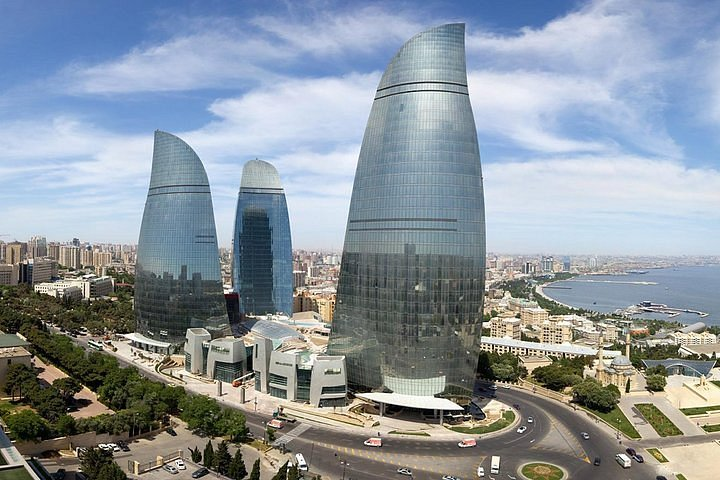
#> input picture 3. Image Enhancement/original_images/flame_towers.png, 720 x 480 px, found by its file name
$ python image_processing_lab31.py
#> lines starting #> are read from the running program, lines starting #| are printed output that depends on the picture
from PIL import Image, ImageEnhance

# Task 1: Read and Display the Original Image
original_image = Image.open("flame_towers.png")
#> original_image is the input picture: PIL image 720x480 RGB; mean R, G, B 140.2, 150, 158.4
original_image.show(title="Original Image")
original_image.save("flame_towers_original.png")

# Task 2: Increase Brightness
bright_image = ImageEnhance.Brightness(original_image).enhance(1.5)
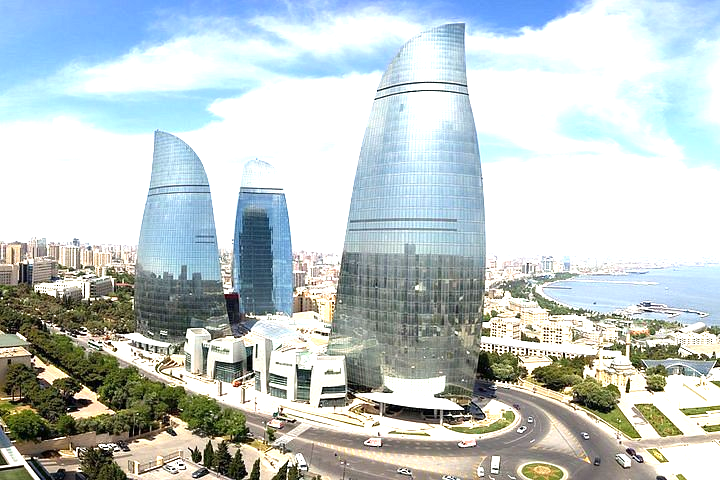
#> bright_image: PIL image 720x480 RGB; mean R, G, B 191.4, 201.4, 201.1
bright_image.show(title="Brightness Increased")
bright_image.save("flame_towers_brightness.png")

# Task 3: Increase Contrast
contrast_image = ImageEnhance.Contrast(original_image).enhance(2.0)
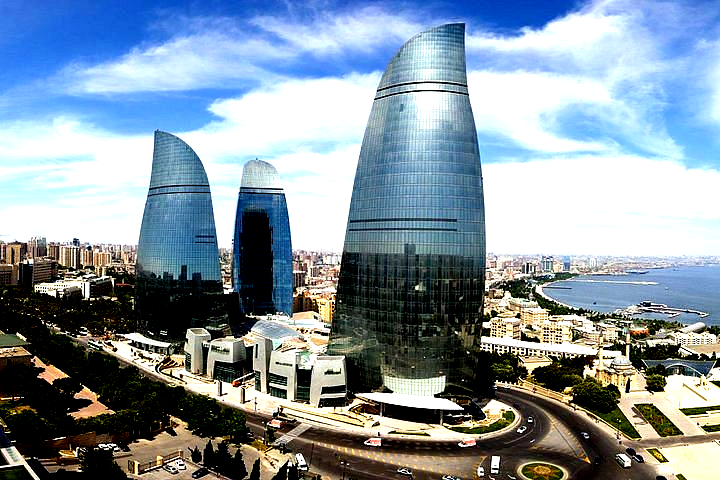
#> contrast_image: PIL image 720x480 RGB; mean R, G, B 133.4, 149.3, 160.9
contrast_image.show(title="Contrast Increased")
contrast_image.save("flame_towers_contrast.png")

# Task 4: Increase Sharpness
sharp_image = ImageEnhance.Sharpness(original_image).enhance(4.0)
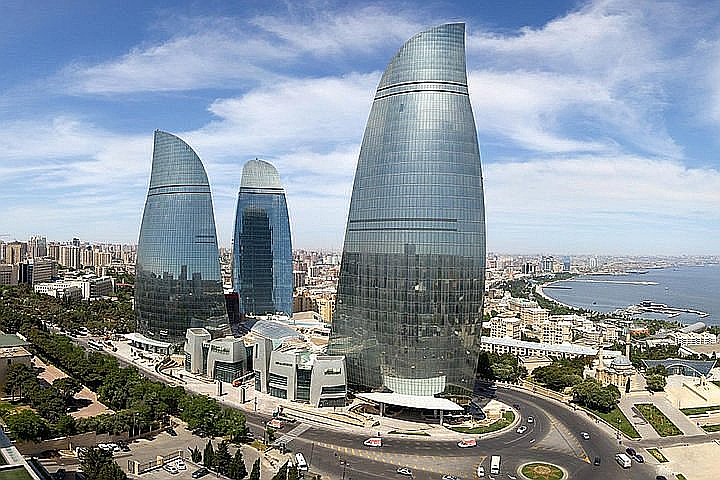
#> sharp_image: PIL image 720x480 RGB; mean R, G, B 139.7, 149.8, 159.4
sharp_image.show(title="Sharpness Increased")
sharp_image.save("flame_towers_sharpness.png")

$ run again, with 3. Image Enhancement/original_images/messi.png copied over 3. Image Enhancement/original_images/flame_towers.png
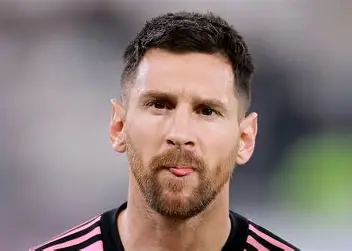
#> input picture 3. Image Enhancement/original_images/messi.png, 352 x 251 px, found by its file name
#> original_image is the input picture: PIL image 352x251 RGB; mean R, G, B 139, 124.3, 121.6
#> `contrast_image = ImageEnhance.Contrast(original_image).enhance(2.0)`:
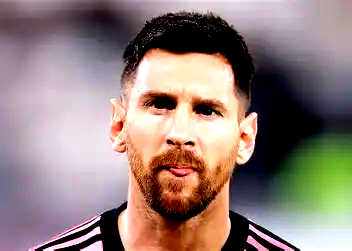
#> contrast_image: PIL image 352x251 RGB; mean R, G, B 147.4, 127.8, 122.7
#> `sharp_image = ImageEnhance.Sharpness(original_image).enhance(4.0)`:
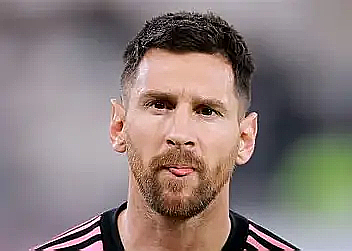
#> sharp_image: PIL image 352x251 RGB; mean R, G, B 139, 124.8, 122.1
